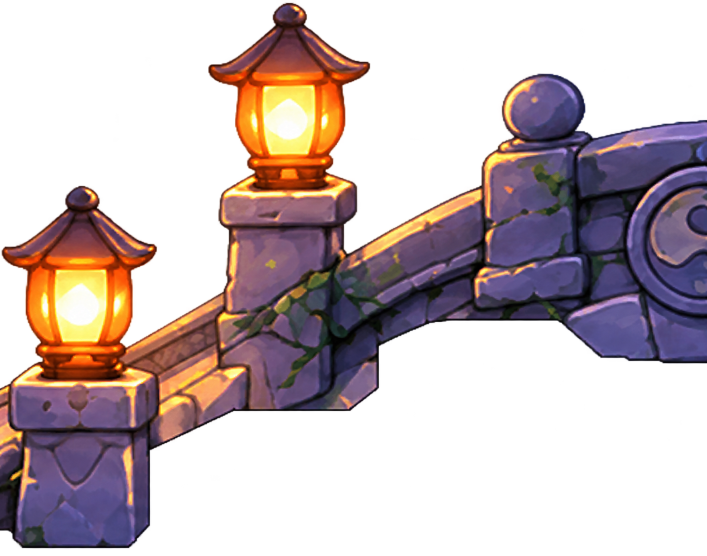
#> input picture deliverables/art/BRIDGE-RAILING-CLEANUP-ART-20261016/v0.1/source/candidates/front_l_imagegen_candidate.png, 1414 x 1112 px (shown at 1/2 size)
$ python apply_alpha_mask.py
#> lines starting #> are read from the running program, lines starting #| are printed output that depends on the picture; after the words box and inside, x2 and y2 are one past the last pixel; in counts of white or black regions, pixels touching at a corner belong together
from pathlib import Path
from PIL import Image, ImageDraw, ImageFont
import numpy as np
from collections import deque

ROOT = Path(__file__).resolve().parents[5]
BATCH = Path(__file__).resolve().parents[1]
SOURCE = ROOT / 'apps/client/assets/resources/sakura_v03'
CANDIDATES = BATCH / 'source/candidates'
EXPORTS = BATCH / 'exports'
MASKS = BATCH / 'source/masks'
REVIEW = BATCH / 'review'
for folder in (EXPORTS, MASKS, REVIEW):
    folder.mkdir(parents=True, exist_ok=True)

left_candidate = np.array(Image.open(CANDIDATES / 'front_l_imagegen_candidate.png').getchannel('A').resize((225, 177), Image.Resampling.LANCZOS))
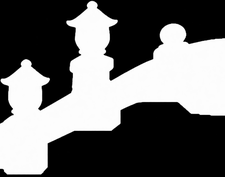
#> left_candidate: shape (177, 225); min 0, max 255, mean 106.5
right_candidate = np.array(Image.open(CANDIDATES / 'front_r_imagegen_candidate.png').getchannel('A').resize((225, 177), Image.Resampling.LANCZOS))
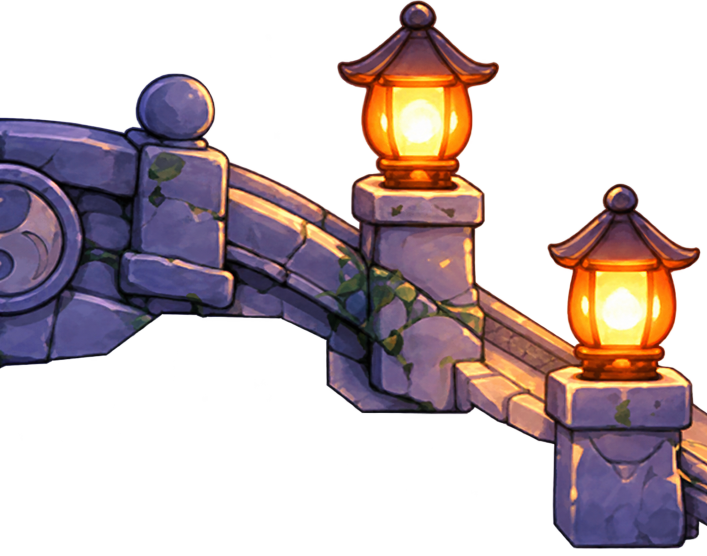
#> input picture deliverables/art/BRIDGE-RAILING-CLEANUP-ART-20261016/v0.1/source/candidates/front_r_imagegen_candidate.png, 1414 x 1112 px (shown at 1/2 size)
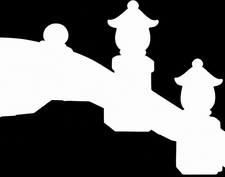
#> right_candidate: shape (177, 225); min 0, max 255, mean 108.7
# One deterministic correction: the right candidate retained a blue diagonal band.
# Its alpha in this 47x42 region follows the mirrored left candidate boundary.
right_candidate[40:82, 66:113] = np.minimum(right_candidate[40:82, 66:113], left_candidate[:, ::-1][40:82, 66:113])
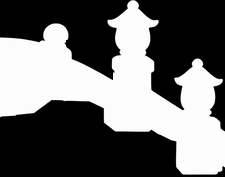
#> right_candidate: shape (177, 225); 1.61% of pixels changed, all inside (x1, y1, x2, y2) = (66, 40, 113, 82)

images = []
for side, candidate in [('l', left_candidate), ('r', right_candidate)]:
    filename = f'tex_sakura_rr_bridge_front_{side}.png'
#> filename = 'tex_sakura_rr_bridge_front_l.png'
#> (the run stopped early here; a loop or call above may not have finished)
